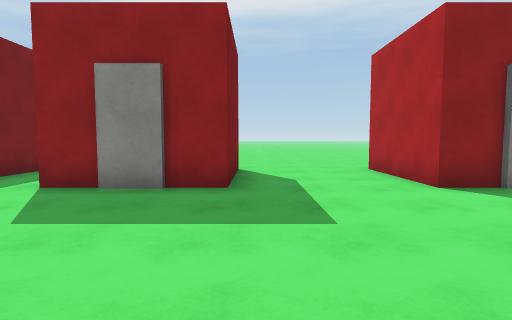
View 1 (above)

24 first-person views from a walk through a scene from a Unity 3-D project. The camera is 1.3 m above the floor, tilts 4° down and sees 80° across. The floor is counted in squares, 1.67 m on a side. Each view is taken from the middle of a square. On the plan, view 1 faces up. The plan holds only what a view shows up to about 11 squares ahead; the rest is blank. The place goes on beyond the plan. The player character is not drawn. Surface patterns are stand-ins for the level's own textures.

View 2
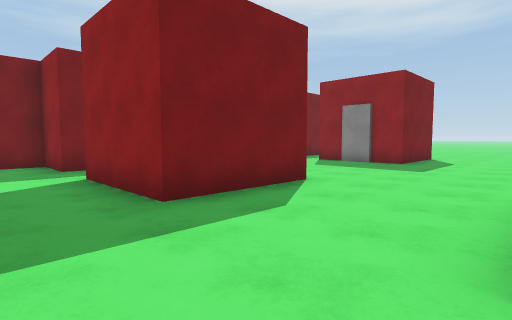

View 3
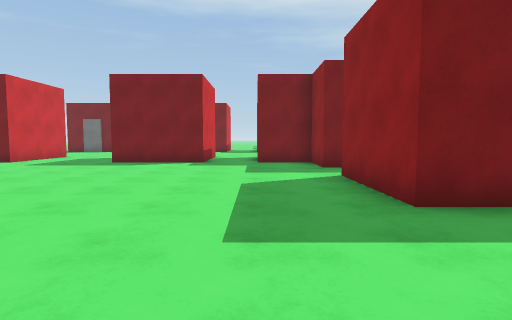

View 4
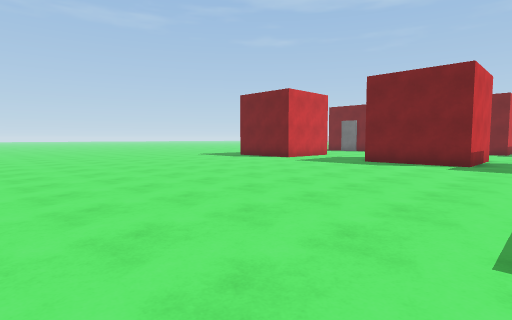

View 5
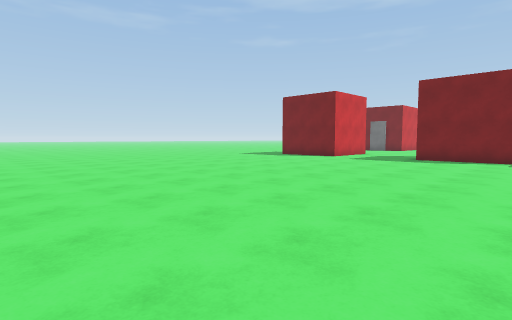

View 6
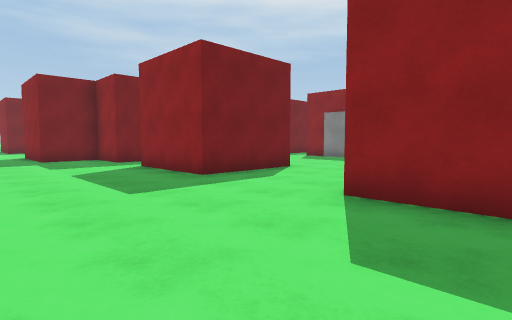

View 7
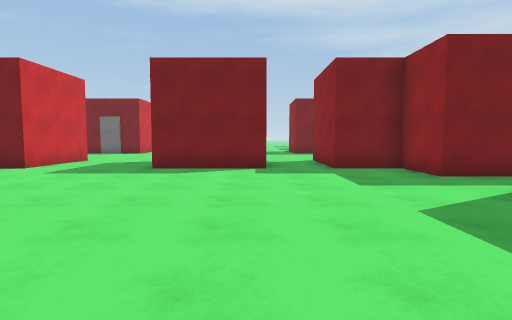

View 8
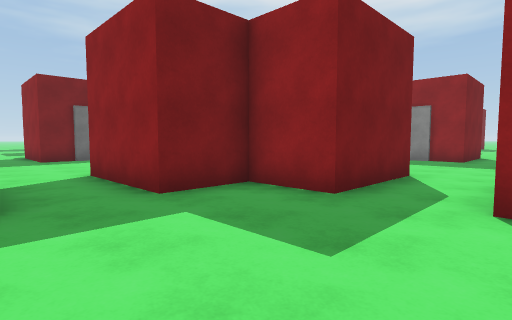

View 9
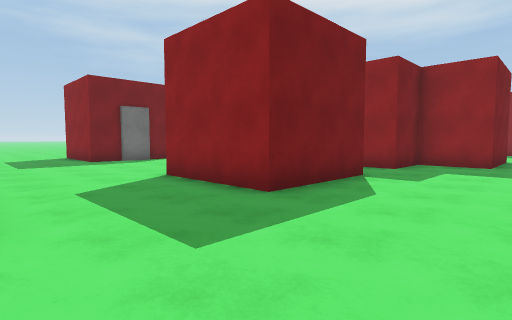

View 10
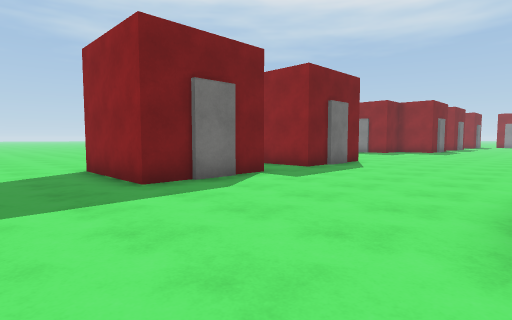

View 11
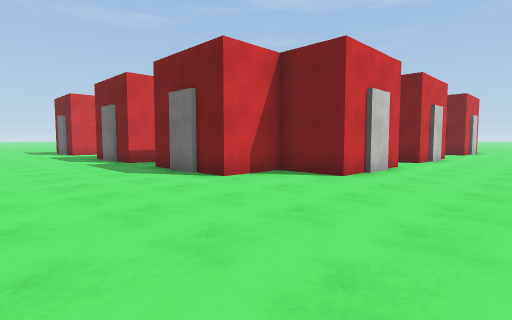

View 12
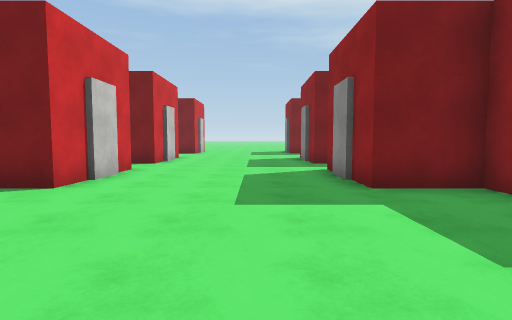

View 13
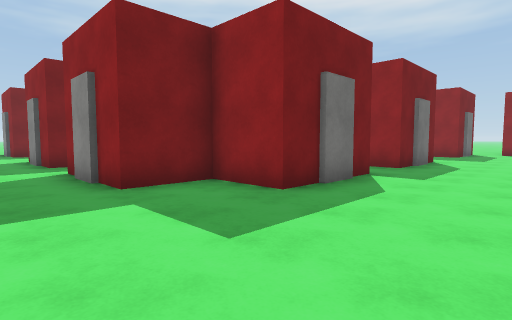

View 14
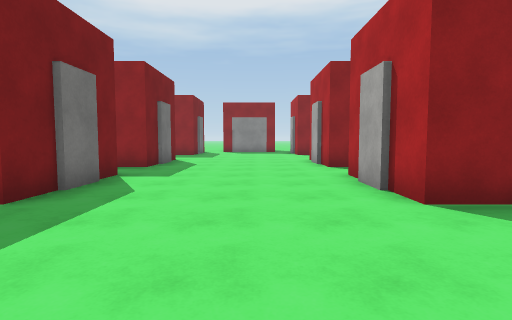

View 15
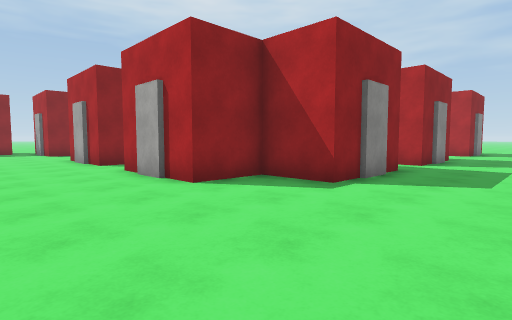

View 16
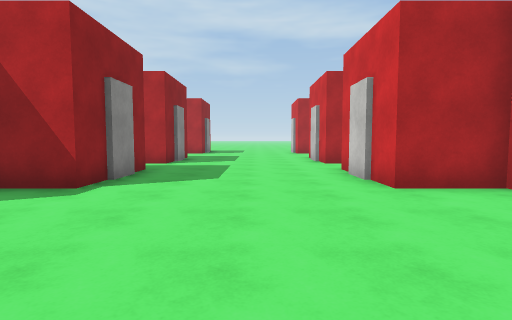

View 17
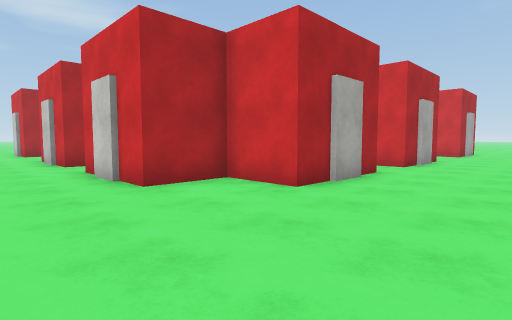

View 18
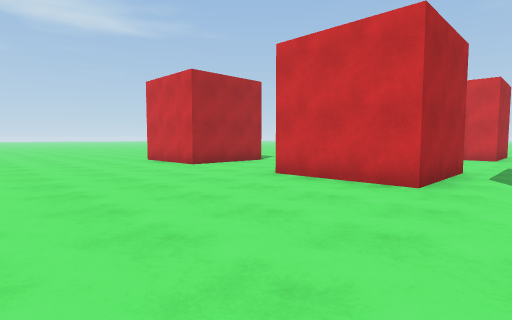

View 19
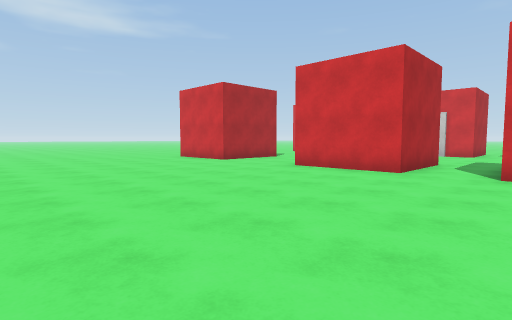

View 20
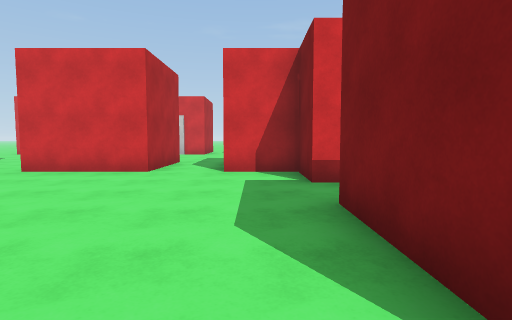

View 21
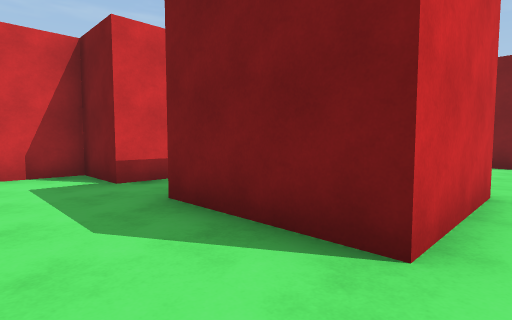

View 22
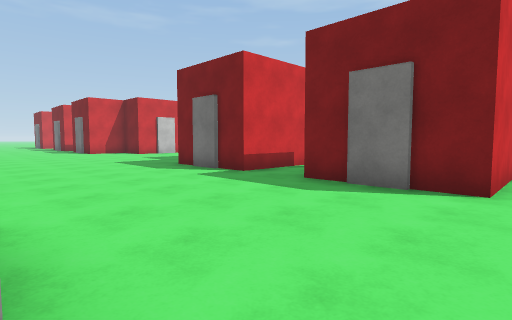

View 23
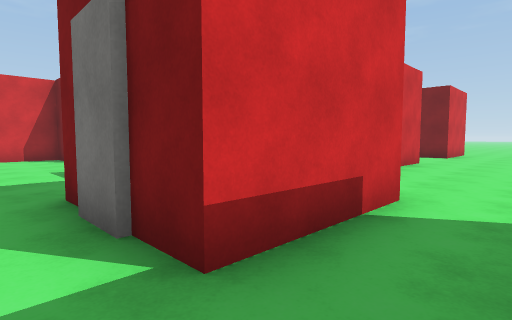

View 24
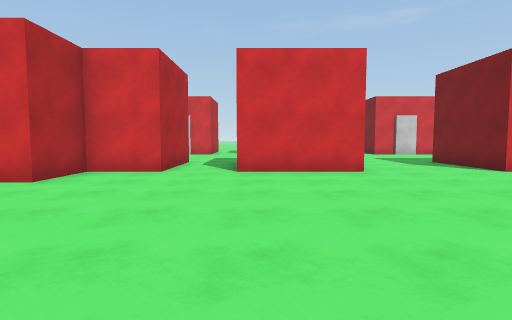

### Floor plan
Points are (right, up) in squares from view 1. A wall is a line through its corners. A room is listed if a view was taken in it or the views show most of it. See-through windows are left out.
Room 1 (views 1, 2, 3, 4, 5, 6, 7, 8, 9, 10)
walls: (-3.5, -1.1) (-3.5, -0.2); (4.8, -3.2) (2.9, -3.2); (-0.4, -0.2) (-0.4, -3.2) (-3.5, -3.2); (-5.2, -0.2) (-5.2, -3.2) (-7, -3.2) (-7, -4.9) (-10, -4.9); (-10, -6.7) (-7, -6.7) (-7, -9.7) (-10, -9.7); (-10, -13.1) (-7, -13.1) (-7, -13.5)
ways out: opening at (-10, -11.5) to room 2; opening at (-10, -6) to room 2; opening at (-4, -1) to room 2; opening at (1, 0.3) to room 2
Room 2 (views 11, 12, 13, 14, 15, 16, 17, 18, 19, 20, 21, 22, 23, 24)
walls: (-8, 9.6) (-7, 9.6) (-7, 7.8) (-5.1, 7.8); (-19.1, 4.8) (-19.8, 4.8) (-19.8, 7.8) (-18, 7.8) (-18, 9.6) (-15, 9.6) (-15, 6.6) (-16.8, 6.6) (-16.8, 4.8) (-17.5, 4.8); (-9.2, 11.4) (-10, 11.4) (-10, 14.4) (-7, 14.4) (-7, 11.2); (-5.2, 7.4) (-5.2, 4.8) (-8.2, 4.8) (-8.2, 6.6) (-10, 6.6) (-10, 9.6); (-21.5, 5.2) (-21.5, 4.8) (-22.5, 4.8); (-10, -2.5) (-10, -1.9) (-8.2, -1.9) (-8.2, -0.2) (-5.2, -0.2); (-19.8, -0.2) (-16.8, -0.2) (-16.8, -1.9) (-15, -1.9) (-15, -4.9) (-16.8, -4.9); (-17.4, 14.4) (-15, 14.4) (-15, 11.4) (-15.9, 11.4); (-3.5, 4.8) (-3.5, 7.8) (-0.4, 7.8) (-0.4, 4.8) (-3.5, 4.8); (-10, -4.9) (-10, -4.1); (-3.5, -0.2) (-2.4, -0.2); (-22.6, -0.2) (-21.5, -0.2); (-24.6, 7.8) (-21.5, 7.8); (-16, -6.7) (-15, -6.7) (-15, -9.7) (-18, -9.7); (-0.9, -0.2) (-0.4, -0.2); (-10, -7.5) (-10, -6.7); (-27.9, 7.9) (-27.9, 4.8); (-10, -9.7) (-10, -9.1); (3.5, 4.8) (2.9, 4.8) (2.9, 7.8) (5.5, 7.8)
ways out: opening at (-10, -11.5) to room 1; opening at (-10, -6) to room 1; opening at (-4, -1) to room 1; opening at (1, 0.3) to room 1; opening at (-21, -1); opening at (-19, -11.5)
objects: other object (-23, 5); other object (-18, 5); other object (-15, -8); other object (-15, -3); other object (-15, 8); other object (-15, 13); other object (-10, -8); other object (-10, -3); other object (-10, 8); other object (-10, 13); other object (-7, 5); other object (-2, 5); other object (4, 5)

Positions as (right, up) in squares from view 1, and headings:
1: (0, 0), facing up
2: (3, -5), facing up-left
3: (3, -5), facing left
4: (3, -5), facing down-left
5: (5, -6), facing down-left
6: (5, -7), facing up-left
7: (1, -7), facing left
8: (-3, -7), facing up-left
9: (-4, -13), facing up-left
10: (-10, -12), facing up-left
11: (-11, 3), facing down-left
12: (-12, 3), facing left
13: (-12, 3), facing up-left
14: (-12, 3), facing up
15: (-13, 2), facing up-right
16: (-13, 2), facing right
17: (-13, 2), facing down-right
18: (-5, 13), facing down-right
19: (-6, 15), facing down-right
20: (-6, 15), facing down
21: (-5, 15), facing down-left
22: (-10, 15), facing down-left
23: (-14, 11), facing down-left
24: (-22, 15), facing down
